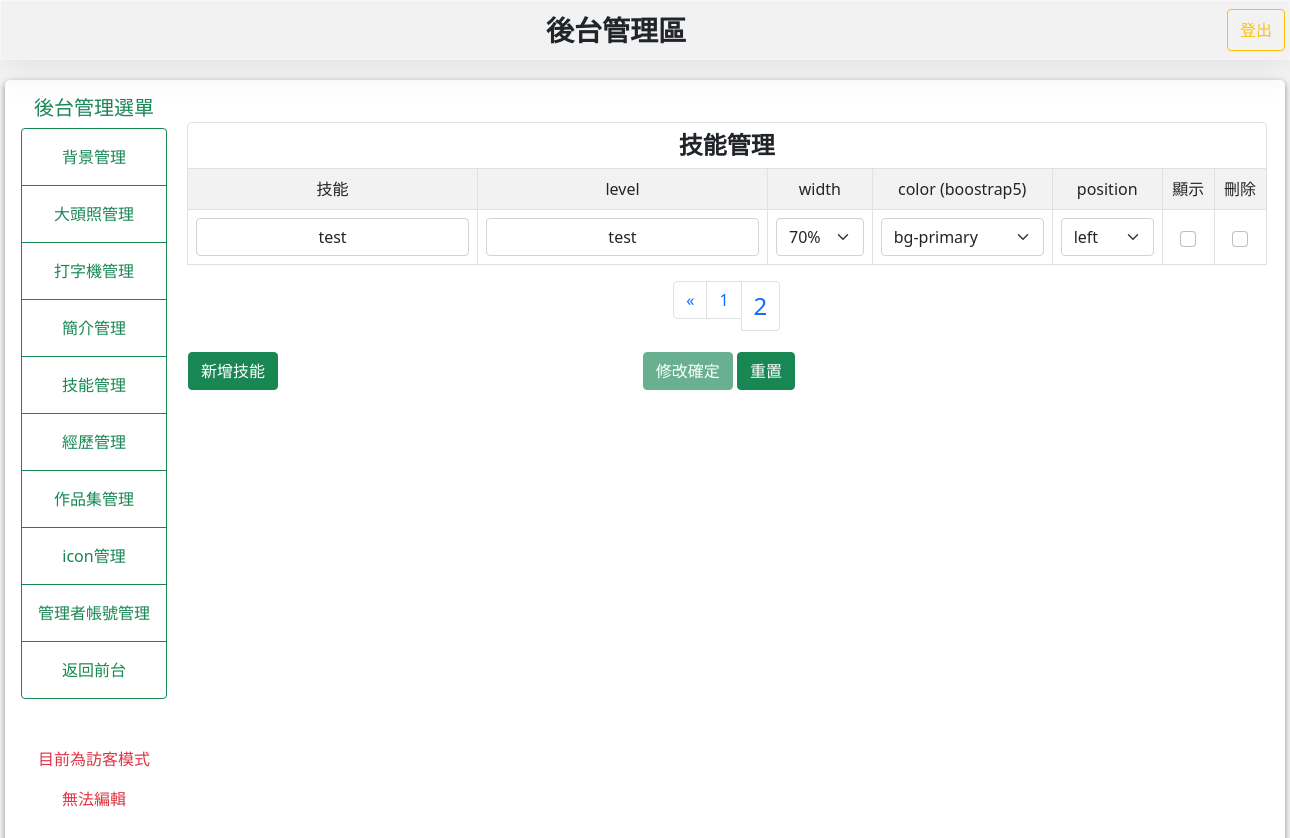
The page /backend.php?do=skills&p=2 (signed in) on the database its author committed.
### tables this page shows
CREATE TABLE `skills` (
  `id` int(5) UNSIGNED NOT NULL,
  `name` text NOT NULL,
  `level` text NOT NULL,
  `width` text NOT NULL,
  `position` text NOT NULL,
  `color` text NOT NULL,
  `sh` int(1) NOT NULL DEFAULT 0
);

### base.php (called while the page is built, shortened)
<?php
$ts = [
  "bg" => "背景管理",
  "intro" => "簡介管理",
  'photo' => "大頭照管理",
  'skills' => "技能管理",
  'experience' => "經歷管理",
  "portfolio" => "作品集管理",
  "typewriter" => "打字機管理",
  "icon" => "icon管理",
  "admin" => "管理者帳號管理"
];
$as = [
  "bg" => "新增背景圖片",
  "intro" => "新增簡介",
  'photo' => "新增大頭照",
  'skills' => "新增技能",
  'experience' => "新增經歷",
  "portfolio" => "新增作品集",
  "typewriter" => "新增打字機",
  "icon" => "新增icon",
  "admin" => "新增管理者帳號"
];
class DB
{
  private $dsn = "mysql:host=localhost;charset=utf8;dbname=resume";
  private $root = 'root';
  private $password = '12345';
  private $table;
  private $pdo;
  public function __construct($table)
  {
    $this->table = $table;
    $this->pdo = new PDO($this->dsn, $this->root, $this->password);
  }
  public function all(...$arg)
  {
    $sql = "select * from $this->table ";
    if (isset($arg[0])) {
      if (is_array($arg[0])) {
        foreach ($arg[0] as $key => $value) {
          $tmp[] = sprintf("`%s`='%s'", $key, $value);
        }
        $sql = $sql . " where " . implode(" && ", $tmp);
      } else {
        $sql = $sql . $arg[0];
      }
    }
    return $this->pdo->query($sql)->fetchAll();
  }
  public function count(...$arg)
  {
    $sql = "select count(*) from $this->table ";
    return $this->pdo->query($sql)->fetchColumn();
  }
}
$Skills = new DB('skills');

### backend/skills.php (the view, shortened to what this page needs)
<div class="mt-4">
  <h4 class="text-center p-2"><?= $ts[$do]; ?></h4>
  <form method="post" action="api/edit.php">
    <table class="table table-bordered  table-striped text-center align-middle">
      <tbody>
        <tr>
          <td>技能</td>
          <td>level</td>
          <td>width</td>
          <td>color (boostrap5)</td>
          <td>position</td>
          <td>顯示</td>
          <td>刪除</td>
        </tr>
        <?php
        $all = $Skills->count();
        $div = 8;
        $pages = ceil($all / $div);
        $now = isset($_GET['p']) ? $_GET['p'] : 1;
        $start = ($now - 1) * $div;
        $rows = $Skills->all(" limit $start,$div");
        foreach ($rows as $key => $value) {
        ?>
          <tr>
            <td>
              <input type="text" name="name[]" class="form-control text-center" value="<?= $value['name']; ?>">
            </td>
            <td>
              <input type="text" name="level[]" class="form-control text-center" value="<?= $value['level']; ?>">
            </td>
            <td>
              <select name="width[]" class="form-select">
                <option value="<?= $value['width']; ?>"><?= $value['width']; ?></option>
              </select>
            </td>
            <td>
              <select name="color[]" class="form-select">
                <option value="<?= $value['color']; ?>"><?= $value['color']; ?></option>
              </select>
            </td>
            <td>
              <select name="position[]" class="form-select">
                <option value="<?= $value['position']; ?>"><?= $value['position']; ?></option>
              </select>
            </td>
            <td>
              <input type="checkbox" name="sh[]" class="form-check-input" value="<?= $value['id']; ?>" <?= ($value['sh'] == 1) ? "checked" : ""; ?>>
            </td>
            <td>
              <input type="checkbox" name="del[]" class="form-check-input" value="<?= $value['id']; ?>">
            </td>
          </tr>
        <?php
        }
        ?>
      </tbody>
    </table>
    <nav>
      <ul class="pagination justify-content-center">
        <?php
        if (($now - 1) > 0) {
          echo "<li class='page-item'><a class='page-link' href='?do=skills&p=" . ($now - 1) . "'> <span>&laquo;</span> </a></li>";
        }
        for ($i = 1; $i <= $pages; $i++) {
          $fontsize = ($now == $i) ? '24px' : '16px';
          echo "<li class='page-item'><a href='?do=skills&p=$i' style='font-size:$fontsize' class='page-link'> $i </a></li>";
        }
        ?>
      </ul>
    </nav>
    <table style="margin-top:20px; width:80%;">
      <tbody>
        <tr>
          <td width="200px">
            <input type="button" class="btn btn-success" onclick="op(&#39;#cover&#39;,&#39;#cvr&#39;,&#39;modal/<?= $do; ?>.php&#39;)" value="<?= $as[$do]; ?>">
          </td>
          <td class="text-center">
            <input type="submit" value="修改確定" class="btn btn-success <?=($_SESSION['login'] != 'roger')?'disabled':'';?>">
            <input type="reset" value="重置" class="btn btn-success">
          </td>
        </tr>
      </tbody>
    </table>
  </form>
</div>
</div>

### css/backend.css (style rules this page uses)
body { padding: 0px; margin: 0px; background-color: #f5f5f5 !important; }
h4 { border-right: 1px solid #dee2e6; border-top: 1px solid #dee2e6; margin-bottom: 0px !important; border-radius: 5px 5px 0 0; border-left: 1px solid #dee2e6; font-weight: bold !important; }

### rows shown on the page
skills: name "test", level "test", width "70%", color "bg-primary", position "left"

### other values the page prints
$ts['bg'] "背景管理"
$ts['photo'] "大頭照管理"
$ts['typewriter'] "打字機管理"
$ts['intro'] "簡介管理"
$ts['skills'] "技能管理"
$ts['experience'] "經歷管理"
$ts['portfolio'] "作品集管理"
$ts['icon'] "icon管理"
$ts['admin'] "管理者帳號管理"
$ts[$do] "技能管理"
